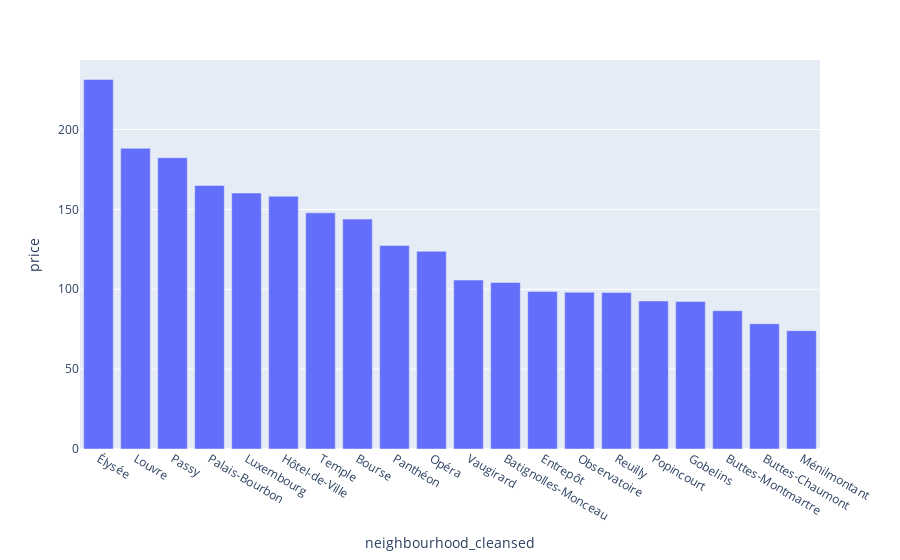

Notebook code for this chart:
### Markdown cell above
#### B. Average Price per Neighbouhood

### Code cell
# Create a lightter copy of df_list
df_list_avg_price = df_list[['neighbourhood_cleansed', 'price', 'id']].copy()
df_list_avg_price["price"] = df_list_avg_price["price"].str.replace('[\$\,]|\.\d*', '').astype(int)
df_list_avg_price = df_list_avg_price.groupby(['neighbourhood_cleansed'])[['price']].mean()
df_list_avg_price = df_list_avg_price.reset_index()
df_list_avg_price = df_list_avg_price.sort_values(["price"], ascending=False)

# Bar Chart representing the average Price per Neighbourhood
fig = px.bar(df_list_avg_price, x='neighbourhood_cleansed', y='price')
fig.show()

### Figure 1 — Plotly figure (JSON) as saved in the notebook; plotly's stock layout.template omitted (floating-point values rounded to 4 significant figures)
{"data": [{"alignmentgroup": "True", "hovertemplate": "neighbourhood_cleansed=%{x}<br>price=%{y}<extra></extra>", "legendgroup": "", "marker": {"color": "#636efa"}, "name": "", "offsetgroup": "", "orientation": "v", "showlegend": false, "textposition": "auto", "type": "bar", "x": ["Élysée", "Louvre", "Passy", "Palais-Bourbon", "Luxembourg", "Hôtel-de-Ville", "Temple", "Bourse", "Panthéon", "Opéra", "Vaugirard", "Batignolles-Monceau", "Entrepôt", "Observatoire", "Reuilly", "Popincourt", "Gobelins", "Buttes-Montmartre", "Buttes-Chaumont", "Ménilmontant"], "xaxis": "x", "y": [231.4, 188.2, 182.4, 165.0, 160.3, 158.2, 147.9, 143.9, 127.4, 123.8, 105.8, 104.3, 98.6, 98.16, 97.95, 92.68, 92.34, 86.6, 78.45, 74.09], "yaxis": "y"}], "layout": {"barmode": "relative", "legend": {"tracegroupgap": 0}, "margin": {"t": 60}, "xaxis": {"anchor": "y", "domain": [0, 1], "title": {"text": "neighbourhood_cleansed"}}, "yaxis": {"anchor": "x", "domain": [0, 1], "title": {"text": "price"}}}}
